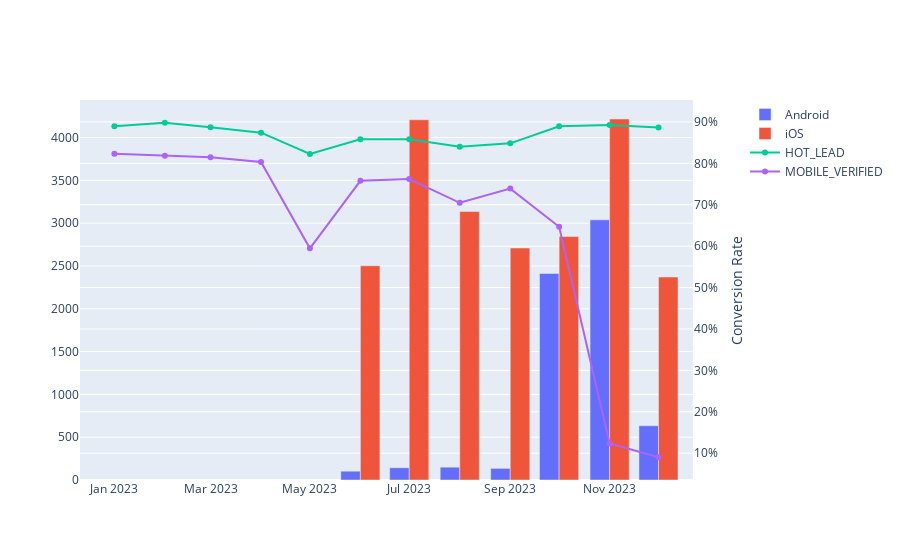

Source (notebook cell):
### Code cell
import plotly.graph_objects as go
from plotly.subplots import make_subplots
import pandas as pd

# Create subplots with one trace for the bar chart and another trace for the line plot
fig = make_subplots(specs=[[{"secondary_y": True}]])

# Bar chart for the second DataFrame
for platform in df2['Platform'].unique():
    platform_data = df2[df2['Platform'] == platform]
    fig.add_trace(go.Bar(x=platform_data['EventDateTime_soft'], y=platform_data['platform_count'], name=platform), secondary_y=False)

# Line plot for the first DataFrame
for conver in df1['EventType'].unique():
    conver_data = df1[df1['EventType'] == conver]
    fig.add_trace(go.Scatter(x=conver_data['EventDateTime_soft'], y=conver_data['ConversionRate'], mode='lines+markers', name=conver), secondary_y=True)
# Update layout to show the secondary y-axis
fig.update_layout(
    yaxis2=dict(
        title='Conversion Rate',
        overlaying='y',
        side='right',
        ticksuffix='%'
    )
)
fig.show()

### Figure 1 — Plotly figure (JSON) as saved in the notebook; plotly's stock layout.template omitted (floating-point values rounded to 4 significant figures)
{"data": [{"name": "Android", "type": "bar", "x": ["2023-06", "2023-07", "2023-08", "2023-09", "2023-10", "2023-11", "2023-12"], "xaxis": "x", "y": [103, 143, 150, 136, 2413, 3039, 634], "yaxis": "y"}, {"name": "iOS", "type": "bar", "x": ["2023-06", "2023-07", "2023-08", "2023-09", "2023-10", "2023-11", "2023-12"], "xaxis": "x", "y": [2503, 4208, 3137, 2710, 2844, 4217, 2371], "yaxis": "y"}, {"mode": "lines+markers", "name": "HOT_LEAD", "type": "scatter", "x": ["2023-01", "2023-02", "2023-03", "2023-04", "2023-05", "2023-06", "2023-07", "2023-08", "2023-09", "2023-10", "2023-11", "2023-12"], "xaxis": "x", "y": [88.93, 89.8, 88.72, 87.4, 82.26, 85.79, 85.8, 83.99, 84.82, 88.93, 89.24, 88.67], "yaxis": "y2"}, {"mode": "lines+markers", "name": "MOBILE_VERIFIED", "type": "scatter", "x": ["2023-01", "2023-02", "2023-03", "2023-04", "2023-05", "2023-06", "2023-07", "2023-08", "2023-09", "2023-10", "2023-11", "2023-12"], "xaxis": "x", "y": [82.3, 81.83, 81.46, 80.32, 59.48, 75.77, 76.22, 70.47, 73.9, 64.68, 12.37, 9.03], "yaxis": "y2"}], "layout": {"xaxis": {"anchor": "y", "domain": [0, 0.94]}, "yaxis": {"anchor": "x", "domain": [0, 1]}, "yaxis2": {"anchor": "x", "overlaying": "y", "side": "right", "ticksuffix": "%", "title": {"text": "Conversion Rate"}}}}
